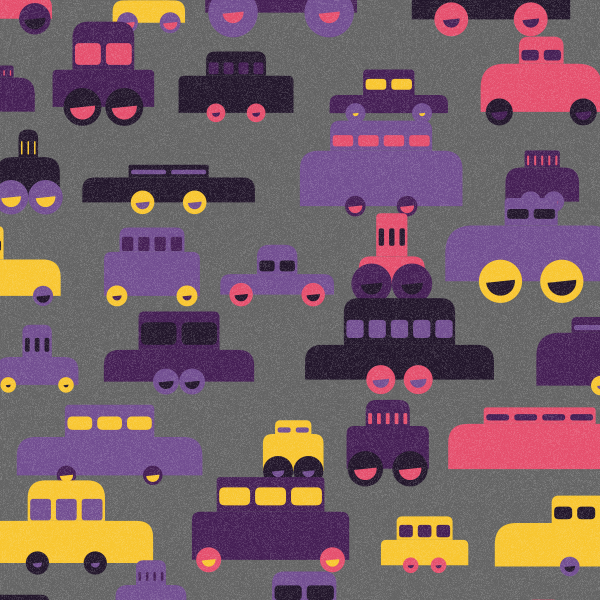
Frame 1 (no input)
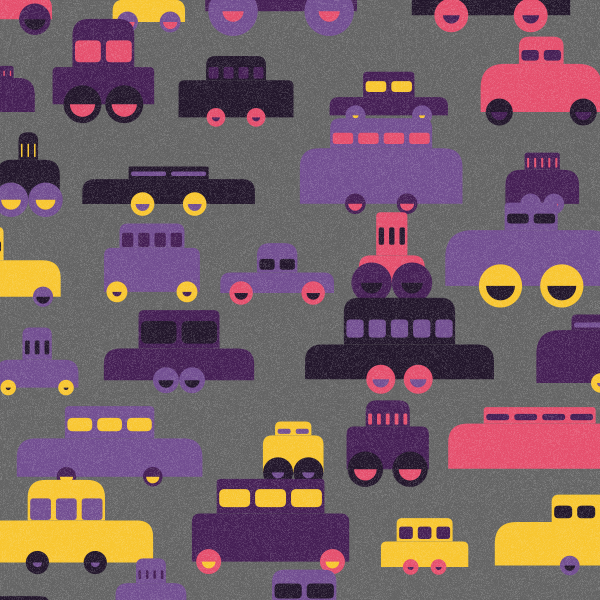
Frame 60 (the mouse pressed at the canvas centre just before this capture)
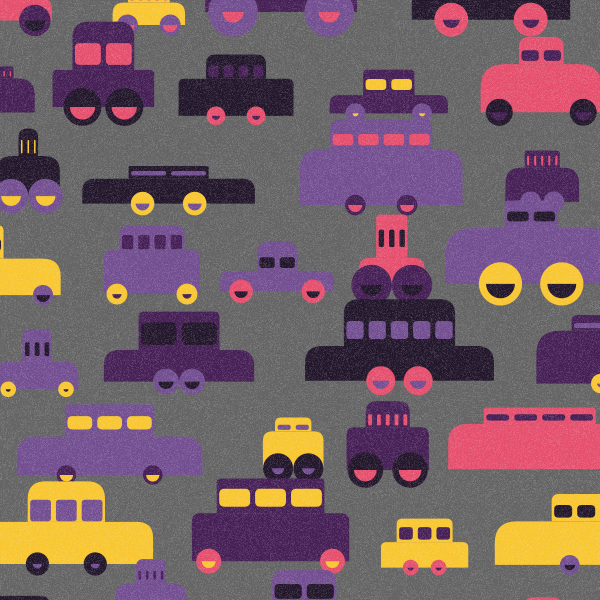
Frame 120 (the mouse held since frame 60 and released just before this capture)

The Processing sketch that drew these frames (run headless with seeded random() and noise(); from frame 60 on, the mouse is pressed at the canvas centre):

// Processing sketch: pcd_2021
// ── pcd_2021.pde
final String URL  = "https://coolors.co/22162b-451f55-724e91-e54f6d-f8c630";
PGraphics noiseGra;
int[] cols;


void setup(){
	size(600, 600); 
	// noLoop(); 
	
	noiseGra = createGraphics(width, height);
	noiseGra.beginDraw();
	noiseGra.loadPixels();
	int[] src = new int[]{0, 20, 50};
	for(int  x=0; x<width; x++)
	{
		for(int y=0; y<height; y++)
		{
			noiseGra.set(x, y, color(255, noise(x/10,y/10,x*y/50)*random_from_array(src)));
			println(noiseGra.pixels[x+y*width]);
		}
	}
	// noiseGra.updatePixels();
	noiseGra.endDraw();
	cols = createPalette(URL);
	frameRate(60);
}

void draw(){
	randomSeed(0);
	background(100);
	//car(width/ 2, height /2 , random(0.3, 0.6) * width, random(0.3, 0.6) * height);
	drawHorizontal();
	image(noiseGra, 0, 0);
}


void car(float x, float y, float w, float h)
{
	//param
	float headH = random(0.2, 0.5) * h;
	float headW = w * random(0.3, 0.7);
	float headR = min(headW, headH) * random(0.1, 0.5);
	
	float tireDia = random(0.2, 0.5) * h;
	float tireDia2 = tireDia * random(0.3, 0.7);
	float tireSpan = random(tireDia, w - tireDia);
	
	float bodyH = h - headH - tireDia * 0.5;
	float bodyR = (w -headW) * random(0.1, 0.5);
	
	//color
	int[] cols = shuffle(createPalette(URL));
	noStroke();
	
	rectMode(CENTER);
	ellipseMode(CENTER);
	
	pushMatrix();
	translate(x, y + noise(x, y, frameCount / 15) * 10);
	
	//head
	fill(cols[0]);
	rect(0, -h / 2 + headH / 2,  headW, headH, headR, headR , 0 , 0);
	
	//window
	fill(cols[1]);
	float winNum = int(random(2, 6));
	float winSpan = headW / winNum;
	float winW = winSpan - 5;
	float winH = headH * random(0.3, 0.6);
	float winR = winSpan * random(0.1, 0.2);
	for(int i = 0; i < winNum; i++)
	{
		float winX = - headW / 2 + winSpan * (i  + 0.5) ;
		float winY = - h / 2 + headH / 2  + headR /2 ;
		rect(winX, winY, winW, winH, winR);
	} 
	
	//body
	fill(cols[0]);
	rect(0, -h / 2 + headH + bodyH / 2, w , bodyH, bodyR, bodyR, 0, 0);
	
	//
	float cycle = 60;
	float frameRatio = frameCount % cycle / cycle;
	
	//tire
	if(random(0.0, 1.0) < 0.9)
	{
		fill(cols[2]);
		ellipse(tireSpan / 2, h / 2 - tireDia /2, tireDia, tireDia);
		ellipse(-tireSpan / 2, h / 2 - tireDia /2, tireDia, tireDia);
		fill(cols[1]);
		float angle = frameRatio * -TAU;
		arc(tireSpan / 2, h / 2 - tireDia /2, tireDia2, tireDia2, angle, angle + PI);
		//ellipse(tireSpan / 2, h / 2 - tireDia /2, tireDia2, tireDia2);
		arc(-tireSpan / 2, h / 2 - tireDia /2, tireDia2, tireDia2, angle, angle + PI);
		//ellipse(-tireSpan / 2, h / 2 - tireDia /2, tireDia2, tireDia2);	
	}
	popMatrix();
}


//上から並べる
void drawHorizontal()
{
	for(float y = -0.1 * height;  y < height * 1.2; y += 0.15* height)
	{
		float x = random(-0.2, 0) * width;
		fill(255);
		while(x < width)
		{
			float w = random(0.1,0.35) * width;
			float h = random(0.08, 0.18) * height;
			car(x + w/2,  y - h/2, w , h);
			x += w * random(1.2, 1.4);
		}
	}
}

int[] createPalette(String url)
{
	int slashIndex = url.lastIndexOf("/");//一番後ろの"/"のインデックス
	String colStr = url.substring(slashIndex + 1); 
	// "3a4f41-b9314f-d5a18e-dec3be-e1dee3"
	
	String[] cols = colStr.split("-"); 
	//["3a4f41", "b9314f", "d5a18e", "dec3be", "e1dee3"]
	int[] dst = new int[cols.length];
	
	for(int i = 0; i < cols.length; i++)
	{
		dst[i] = convert_color_code_to_int(cols[i]);
	}
	//["#3a4f41", "#b9314f", "#d5a18e", "#dec3be", "#e1dee3"]

	return dst;
}


int convert_color_code_to_int(String color_code)
{
	return unhex("FF" + color_code);
}

int[] shuffle(int[] src)
{
	int[] dst = src.clone();
	for(int i=src.length-1; i > 0; --i)
	{
		int j = (int)Math.floor((double)(random(0.0, 1.0) * (i+1)));
		int tmp = dst[i];
		dst[i] = dst[j];
		dst[j] = tmp;
	}
	return dst;
}

int random_from_array(int[] src)
{
	return src[(int)random(src.length)];
}
